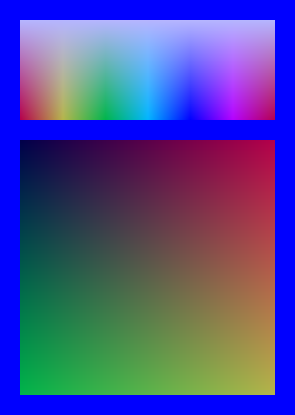
Frame 1 (no input)
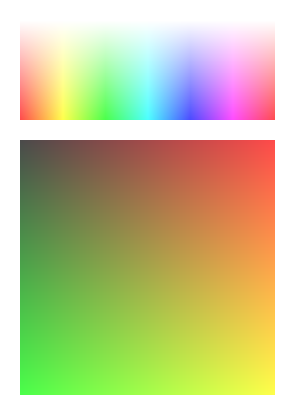
Frame 60 (the mouse pressed at the canvas centre just before this capture)
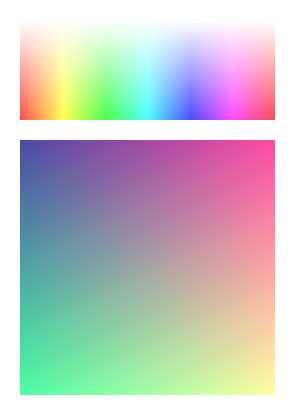
Frame 120 (the mouse held since frame 60 and released just before this capture)

The Processing sketch that drew these frames (run headless with seeded random() and noise(); from frame 60 on, the mouse is pressed at the canvas centre):

// Processing sketch: w4_01_ColourBasicsInProcessing
// ── w4_01_ColourBasicsInProcessing.pde
/*
 * Creative Coding
 * Week 4, Foldout 01: Colour in Processing
 * by Indae Hwang and Jon McCormack
 * Updated 2016
 * Copyright (c) 2014-2016 Monash University

    This program is free software: you can redistribute it and/or modify
    it under the terms of the GNU General Public License as published by
    the Free Software Foundation, either version 3 of the License, or
    (at your option) any later version.

    This program is distributed in the hope that it will be useful,
    but WITHOUT ANY WARRANTY; without even the implied warranty of
    MERCHANTABILITY or FITNESS FOR A PARTICULAR PURPOSE.  See the
    GNU General Public License for more details.

    You should have received a copy of the GNU General Public License
    along with this program.  If not, see <http://www.gnu.org/licenses/>.
    
 * This program illustrates the use of different colour modes in Processing
 * See the foldout associated with this sketch for more details
 * 
 */

void setup() {
  size(295, 415);
  colorMode(RGB, 200);  // set RGB colour mode, range between 0 and 200
}

void draw() {
  background(255);

  colorMode(HSB, 255, 100, 100); // set HSB colour mode with limits shown
  for (int i=0; i<255; i++) {
    for (int j=0; j<100; j++) {
      stroke(i, j, 100);
      point(20+i, 20+j);
    }
  }

  colorMode(RGB, 255, 255, 255);
  for (int i=0; i<255; i++) {
    for (int j=0; j<255; j++) {
      float bValue = map (mouseY, 0, height, 0, 255);
      stroke(i, j, bValue);
      point(20+i, 140+j);
    }
  }
}
